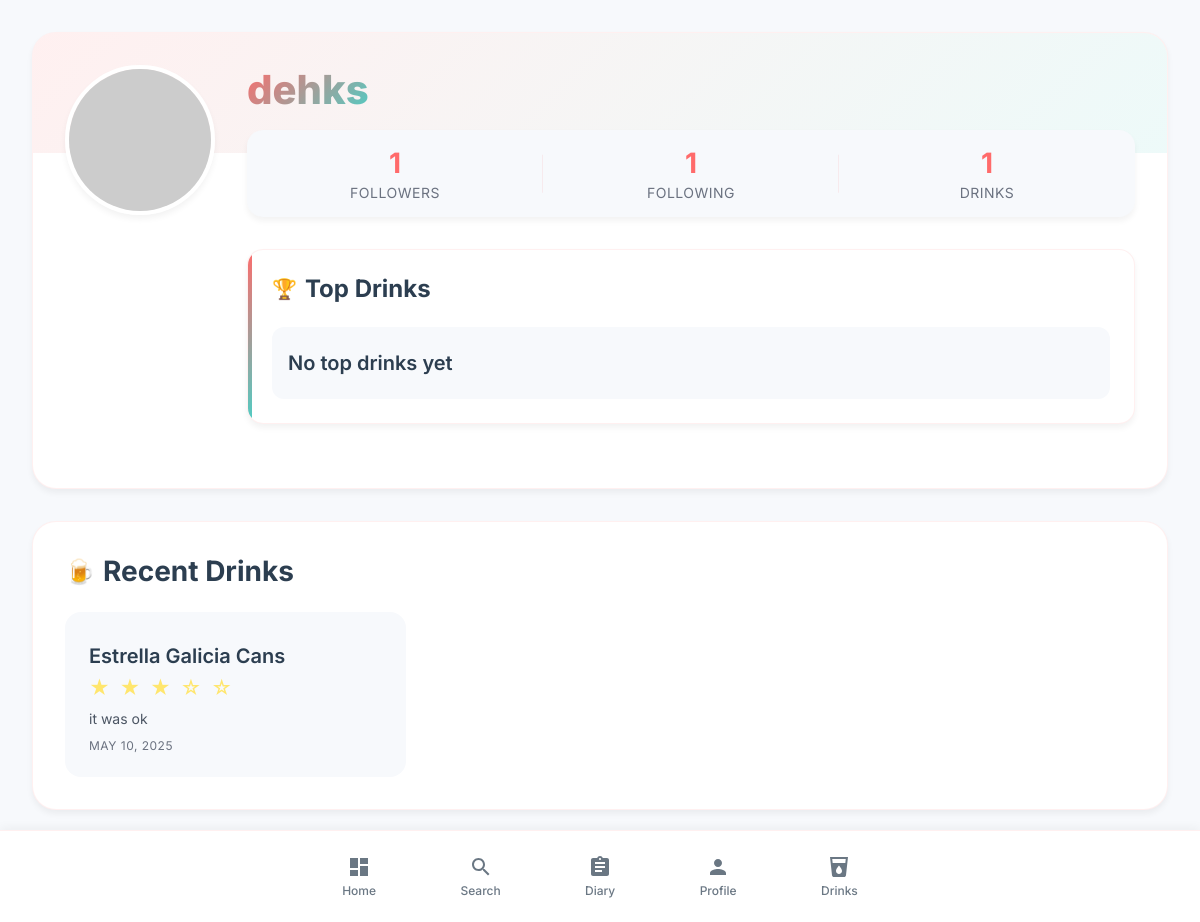
Page /profile/dehks/ (signed in) on the earlier database version.
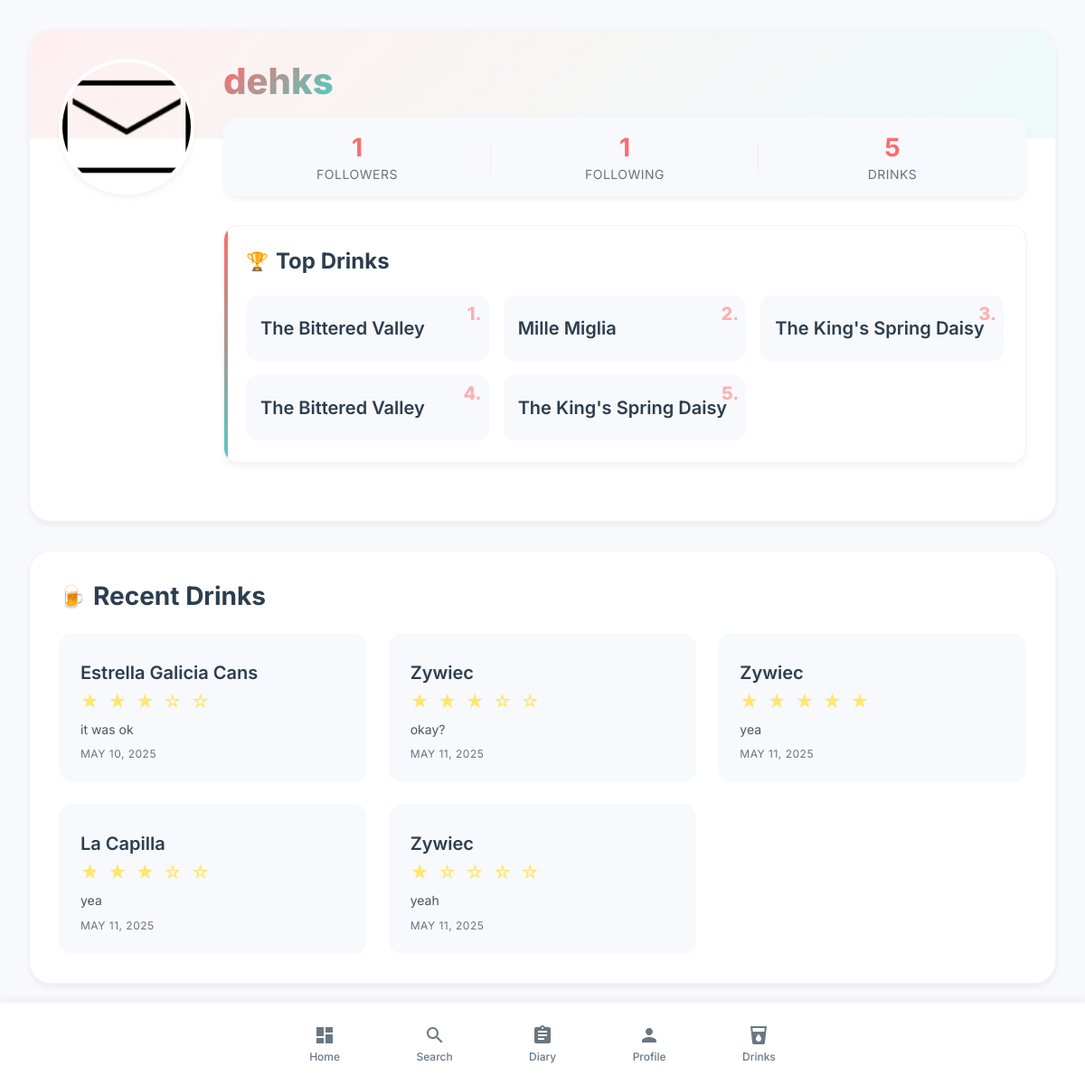
Same page on the later database version.
### lovedrinks/models.py (models this page shows, shortened)
class DrinkLog(models.Model):
    log_id = models.AutoField(primary_key=True)
    user_id = models.ForeignKey(User, on_delete=models.CASCADE)
    drink_id = models.ForeignKey(drinks, on_delete=models.CASCADE)
    rating = models.IntegerField()
    review = models.TextField()
    logged_at = models.DateTimeField(auto_now_add=True)
    class Meta:
        verbose_name = 'Drink Log'
        verbose_name_plural = 'Drink Logs'

class drinks(models.Model):
    drink_id = models.AutoField(primary_key=True)
    drink_name = models.CharField(max_length=255)
    drink_type = models.CharField(max_length=255)
    drink_image = models.ImageField(upload_to='drinks/')
    drink_abv = models.DecimalField(max_digits=5, decimal_places=2)
    drink_producer = models.CharField(max_length=255)
    drink_tasting_notes = models.TextField()
    drink_rating = models.DecimalField(max_digits=3, decimal_places=2)
    class Meta:
        verbose_name = 'Drink'
        verbose_name_plural = 'Drinks'

class UserProfile(models.Model):
    user = models.OneToOneField(User, on_delete=models.CASCADE, related_name='profile')
    profile_picture = models.ImageField(
        upload_to='profile_pictures/',
        null=True,
        blank=True,
        validators=[
            FileExtensionValidator(allowed_extensions=['jpg', 'jpeg', 'png', 'gif']),
            validate_file_size
        ]
    )
    instagram_username = models.CharField(max_length=255, null=True, blank=True)
    twitter_username = models.CharField(max_length=255, null=True, blank=True)
    class Meta:
        verbose_name = 'User Profile'
        verbose_name_plural = 'User Profiles'

### lovedrinks/views.py (the view, shortened to what this page needs)
# urls.py: path('profile/<str:username>/', views.other_profile, name='other_profile'),
@login_required
def other_profile(request, username):
    user = User.objects.get(username=username)
    user_stats_obj = user_stats.objects.filter(user_id=user.id).first()
    top_drink_1 = user_stats_obj.top_drink_1 if user_stats_obj else None
    top_drink_2 = user_stats_obj.top_drink_2 if user_stats_obj else None
    top_drink_3 = user_stats_obj.top_drink_3 if user_stats_obj else None
    top_drink_4 = user_stats_obj.top_drink_4 if user_stats_obj else None
    top_drink_5 = user_stats_obj.top_drink_5 if user_stats_obj else None
    is_following = follows.objects.filter(following_id=request.user, followed_id=user).exists()
    return render(request, 'lovedrinks/otherprofile.html', {
        'user': user,
        'follows': is_following,
        'user_stats': user_stats_obj,
        'top_drink_1': top_drink_1,
        'top_drink_2': top_drink_2,
        'top_drink_3': top_drink_3,
        'top_drink_4': top_drink_4,
        'top_drink_5': top_drink_5
    })

### lovedrinks/templates/lovedrinks/otherprofile.html (shortened to what the changed rows need)
{% extends 'base.html' %}
{% load static %}
{% block extra_css %}
<link rel="stylesheet" href="{% static 'css/profile.css' %}">
{% endblock %}
{% block content %}
<div class="profile-container">
    <div class="profile-header">
        {% if user.profile.profile_picture %}
            <img src="{{ user.profile.profile_picture.url }}" alt="Profile Picture" class="profile-avatar">
        {% else %}
            <img src="https://ui-avatars.com/api/?name={{ user.username }}&background=FF6B6B&color=fff"
             alt="{{ user.username }}"
             class="profile-avatar">
        {% endif %}
        <div class="profile-info">
            <h1 class="profile-username">{{ user.username }}</h1>
            <div class="profile-stats">
                <div class="stat-item">
                    <a href="{% url 'followers' user.username %}">
                        <div class="stat-value">{{ user.followers.count }}</div>
                        <div class="stat-label">Followers</div>
                    </a>
                </div>
                <div class="stat-item">
                    <a href="{% url 'following' user.username %}">
                        <div class="stat-value">{{ user.following.count }}</div>
                        <div class="stat-label">Following</div>
                    </a>
                </div>
                <div class="stat-item">
                    <a href="{% url 'diary' user.username %}">
                        <div class="stat-value">{{ user.drinklog_set.count }}</div>
                        <div class="stat-label">Drinks</div>
                    </a>
                </div>
            </div>
            <div class="top-drinks">
                <h3>Top Drinks</h3>
                <div class="top-drinks-list">
                    {% if top_drink_1 %}
                    <div class="top-drink-item">
                        <span class="rank">1.</span>
                        <span class="drink-name">{{ top_drink_1.drink_name }}</span>
                    </div>
                    {% endif %}
                    {% if top_drink_2 %}
                    <div class="top-drink-item">
                        <span class="rank">2.</span>
                        <span class="drink-name">{{ top_drink_2.drink_name }}</span>
                    </div>
                    {% endif %}
                    {% if top_drink_3 %}
                    <div class="top-drink-item">
                        <span class="rank">3.</span>
                        <span class="drink-name">{{ top_drink_3.drink_name }}</span>
                    </div>
                    {% endif %}
                    {% if top_drink_4 %}
                    <div class="top-drink-item">
                        <span class="rank">4.</span>
                        <span class="drink-name">{{ top_drink_4.drink_name }}</span>
                    </div>
                    {% endif %}
                    {% if top_drink_5 %}
                    <div class="top-drink-item">
                        <span class="rank">5.</span>
                        <span class="drink-name">{{ top_drink_5.drink_name }}</span>
                    </div>
                    {% endif %}
                    {% if not top_drink_1 and not top_drink_2 and not top_drink_3 and not top_drink_4 and not top_drink_5 %}
                    <div class="top-drink-item">
                        <span class="drink-name">No top drinks yet</span>
                    </div>
                    {% endif %}
                </div>
            </div>
        </div>
    </div>
    <div class="profile-content">
        <div class="content-section">
            <h2 class="section-title">Recent Drinks</h2>
            <div class="drink-grid">
                {% for log in user.drinklog_set.all|slice:":6" %}
                <div class="drink-card">
                    <div class="drink-name">{{ log.drink_id.drink_name }}</div>
                    <div class="drink-rating">
                        {% for i in "12345" %}
                            {% if forloop.counter <= log.rating %}
                                ★
                            {% else %}
                                ☆
                            {% endif %}
                        {% endfor %}
                    </div>
                    <div class="drink-review">{{ log.review|truncatechars:100 }}</div>
                    <div class="drink-date">{{ log.logged_at|date:"M d, Y" }}</div>
                </div>
                {% endfor %}
            </div>
        </div>
    </div>
</div>
{% endblock %}

Differences in the rows shown:
now on this page (row unchanged): drinks: drink_name "The Bittered Valley"
now on this page (row unchanged): drinks: drink_name "Mille Miglia"
now on this page (row unchanged): drinks: drink_name "The King's Spring Daisy"
added DrinkLog: drink_id.drink_name "Zywiec", rating 3 (drawn), review "okay?", logged_at "MAY 11, 2025"
added DrinkLog: drink_id.drink_name "Zywiec", rating 5 (drawn), review "yea", logged_at "MAY 11, 2025"
added DrinkLog: drink_id.drink_name "La Capilla", rating 3 (drawn), review "yea", logged_at "MAY 11, 2025"
added DrinkLog: drink_id.drink_name "Zywiec", rating 1 (drawn), review "yeah", logged_at "MAY 11, 2025"
Other differences:
{{ user.drinklog_set.count }}: "1" → "5"
text no longer shown: "No top drinks yet"
text now shown: "1. 2. 3. 4. 5."
